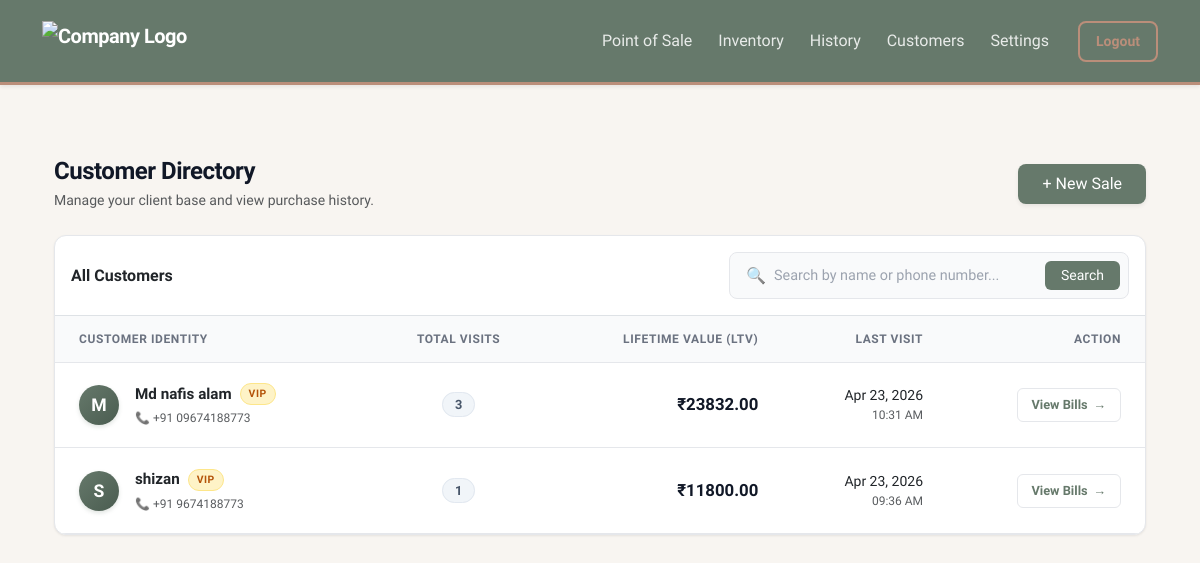
The app's page /billing/customers (signed in) with its own data.
### core/models.py (models this page shows)
class Customer(db.Model):
    __tablename__ = 'customers'
    id = db.Column(db.Integer, primary_key=True)
    company_id = db.Column(db.Integer, db.ForeignKey('companies.id'), nullable=False) # ISOLATION
    name = db.Column(db.String(100), nullable=False)
    phone_number = db.Column(db.String(15), nullable=False) # Removed unique=True so diff companies can have same customer
    email = db.Column(db.String(100), nullable=True)
    created_at = db.Column(db.DateTime, default=get_ist_time)
    invoices = db.relationship('Invoice', backref='customer', lazy=True)

### core/billing/routes.py (the view, shortened to what this page needs)
@billing_bp.route('/customers')
def customers_directory():
    company_id = session.get('company_id')
    if not company_id:
        flash("Please log in to view your customers.", "warning")
        return redirect(url_for('auth.login'))
    page = request.args.get('page', 1, type=int)
    search_query = request.args.get('search', '').strip()
    query = db.session.query(
        Customer,
        func.count(Invoice.id).label('total_visits'),
        func.sum(Invoice.grand_total).label('lifetime_value'),
        func.max(Invoice.created_at).label('last_visit')
    ).join(Invoice, Customer.id == Invoice.customer_id) \
     .filter(Invoice.company_id == company_id) \
     .group_by(Customer.id)
    pagination = query.order_by(func.max(Invoice.created_at).desc()).paginate(page=page, per_page=10)
    return render_template(
        'billing/customers.html',
        pagination=pagination,
        search_query=search_query
    )

### core/templates/billing/customers.html (shortened to what this page needs)
{% extends "base.html" %}
{% block content %}
<div class="container-fluid py-4">
    <div class="d-flex flex-column flex-sm-row justify-content-between align-items-sm-center gap-3 mb-4">
        <div>
            <h1 class="page-title mb-1">Customer Directory</h1>
            <p class="text-muted text-sm mb-0">Manage your client base and view purchase history.</p>
        </div>
        <a href="/billing" class="btn btn-dark fw-medium px-4 py-2 rounded-3 shadow-sm text-nowrap" style="background-color: var(--brand-sage); border: none;">
            + New Sale
        </a>
    </div>
    <div class="enterprise-card mb-4">
        <div class="p-3 border-bottom d-flex flex-column flex-md-row justify-content-between align-items-md-center gap-3">
            <h6 class="mb-0 fw-bold text-dark">All Customers</h6>
            <form method="GET" action="/billing/customers" class="w-100" style="max-width: 400px;">
                <div class="search-input-group">
                    <span class="ps-2 text-muted">🔍</span>
                    <input type="text" name="search" placeholder="Search by name or phone number..." value="{{ search_query or '' }}">
                    <button type="submit" class="btn btn-sm btn-dark px-3 rounded-2" style="background: var(--brand-sage); border: none;">Search</button>
                </div>
            </form>
        </div>
        <div class="table-responsive">
            <table class="table-pro">
                <thead>
                    <tr>
                        <th>Customer Identity</th>
                        <th class="text-center">Total Visits</th>
                        <th class="text-end">Lifetime Value (LTV)</th>
                        <th class="text-end">Last Visit</th>
                        <th class="text-end">Action</th>
                    </tr>
                </thead>
                <tbody>
                    {% for customer, total_visits, lifetime_value, last_visit in pagination.items %}
                    <tr>
                        <td>
                            <div class="d-flex align-items-center gap-3">
                                <div class="avatar-circle">{{ customer.name[0]|upper }}</div>
                                <div>
                                    <div class="d-flex align-items-center">
                                        <span class="fw-bold text-dark" style="font-size: 0.95rem;">{{ customer.name }}</span>
                                        {% if lifetime_value > 10000 or total_visits > 3 %}
                                            <span class="badge-vip">VIP</span>
                                        {% endif %}
                                    </div>
                                    <div class="text-muted text-xs mt-1">📞 +91 {{ customer.phone_number }}</div>
                                </div>
                            </div>
                        </td>
                        <td class="text-center">
                            <span class="badge-count">{{ total_visits }}</span>
                        </td>
                        <td class="text-end">
                            <div class="amount-display">₹{{ "%.2f"|format(lifetime_value) }}</div>
                        </td>
                        <td class="text-end">
                            <div class="text-dark text-sm fw-medium">{{ last_visit.strftime('%b %d, %Y') }}</div>
                            <div class="text-muted text-xs">{{ last_visit.strftime('%I:%M %p') }}</div>
                        </td>
                        <td class="text-end">
                            <a href="/billing/history?search={{ customer.phone_number }}" class="btn-view-bills">
                                View Bills <span aria-hidden="true">→</span>
                            </a>
                        </td>
                    </tr>
                    {% endfor %}
                </tbody>
            </table>
        </div>
    </div>
</div>
{% endblock %}

### core/templates/base.html (style rules this page uses)
:root { --color-sand: #D4C2AD; --color-terracotta: #D7A184; --color-cream: #EFDFCC; --color-taupe: #BA8E7A; --color-sage: #66796B; --text-dark: #2C3530; --shadow-soft: 0 10px 30px rgba(102, 121, 107, 0.08); --shadow-hover: 0 15px 35px rgba(102, 121, 107, 0.15); }
body { background-color: #F8F5F1; font-family: 'Plus Jakarta Sans', sans-serif; color: var(--text-dark); -webkit-font-smoothing: antialiased; }

### core/templates/billing/customers.html (style rules this page uses)
:root { --brand-sage: #66796b; --brand-sage-dark: #4a5c50; --text-dark: #111827; --text-muted: #6b7280; --border-color: #e5e7eb; --bg-surface: #ffffff; --bg-body: #f9fafb; }
.page-title { color: var(--text-dark); font-weight: 800; letter-spacing: -0.02em; font-size: 1.5rem; }
.enterprise-card { background: var(--bg-surface); border: 1px solid var(--border-color); border-radius: 12px; box-shadow: 0 1px 3px rgba(0, 0, 0, 0.05), 0 1px 2px rgba(0, 0, 0, 0.03); overflow: hidden; }
.search-input-group { display: flex; align-items: center; background: var(--bg-body); border: 1px solid var(--border-color); border-radius: 8px; padding: 0.25rem 0.5rem; transition: all 0.2s; }
.search-input-group input { border: none; background: transparent; padding: 0.5rem; font-size: 0.9rem; width: 100%; outline: none; color: var(--text-dark); }
.search-input-group input::placeholder { color: #9ca3af; }
.table-responsive { -webkit-overflow-scrolling: touch; }
.table-pro { width: 100%; margin-bottom: 0; border-collapse: collapse; }
.table-pro th { background-color: var(--bg-body); color: var(--text-muted); font-size: 0.75rem; font-weight: 600; text-transform: uppercase; letter-spacing: 0.05em; padding: 0.85rem 1.5rem; border-bottom: 1px solid var(--border-color); white-space: nowrap; }
.table-pro td { padding: 1.25rem 1.5rem; vertical-align: middle; border-bottom: 1px solid var(--border-color); color: var(--text-dark); font-size: 0.875rem; white-space: nowrap; }
.table-pro tbody tr { transition: background-color 0.15s ease; }
.avatar-circle { width: 40px; height: 40px; border-radius: 50%; background: linear-gradient(135deg, var(--brand-sage), var(--brand-sage-dark)); color: white; display: flex; align-items: center; justify-content: center; font-weight: 700; font-size: 1.1rem; box-shadow: 0 2px 4px rgba(102, 121, 107, 0.2); }
.badge-vip { background-color: #fef3c7; color: #b45309; border: 1px solid #fde68a; padding: 0.15rem 0.5rem; border-radius: 9999px; font-size: 0.65rem; font-weight: 800; text-transform: uppercase; letter-spacing: 0.05em; margin-left: 8px; vertical-align: middle; }
.badge-count { background-color: #f1f5f9; color: #475569; border: 1px solid #e2e8f0; padding: 0.25rem 0.75rem; border-radius: 9999px; font-weight: 600; font-size: 0.8rem; }
.fw-medium { font-weight: 500; }
.text-sm { font-size: 0.875rem; }
.text-xs { font-size: 0.75rem; }
.amount-display { font-size: 1.05rem; font-weight: 700; color: var(--text-dark); }
.btn-view-bills { background-color: var(--bg-surface); color: var(--brand-sage); border: 1px solid var(--border-color); border-radius: 6px; padding: 0.4rem 0.85rem; font-size: 0.8rem; font-weight: 600; transition: all 0.2s; text-decoration: none; display: inline-flex; align-items: center; gap: 6px; }

### records on screen
Customer: name "M", name "Md nafis alam", phone_number "09674188773", total_visits "3", lifetime_value "23832.00", strftime "Apr 23, 2026", strftime "10:31 AM"
Customer: name "S", name "shizan", phone_number "9674188773", total_visits "1", lifetime_value "11800.00", strftime "Apr 23, 2026", strftime "09:36 AM"
